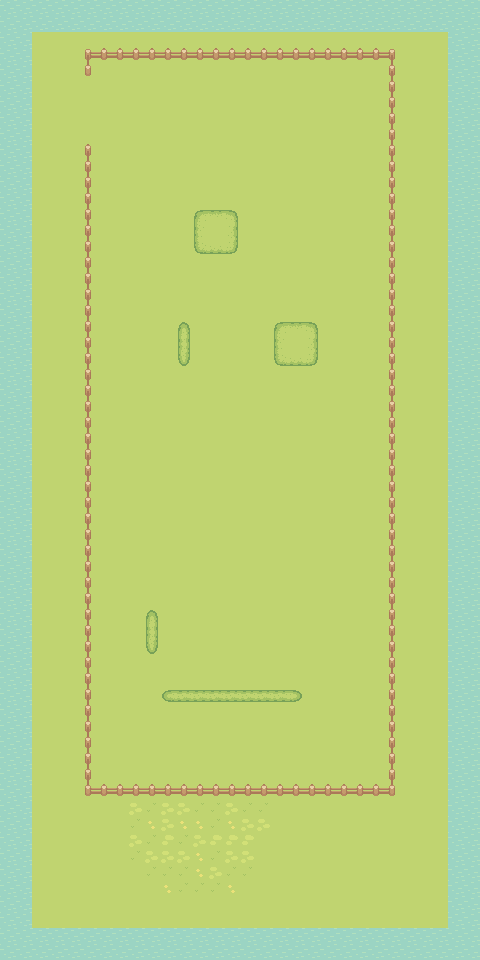

A level layout from a 2D game, rendered from its tile map. Below: a short description, then the map file with tile-grid data replaced by summaries:
An orthogonal 30x60 tile map with 16x16 px tiles, 4 tile layers (background, grass, water, fences), 5 tilesets.

<map version="1.2" tiledversion="1.2.0" orientation="orthogonal" renderorder="right-down" width="30" height="60" tilewidth="16" tileheight="16" infinite="0" nextlayerid="12" nextobjectid="1">
 <tileset firstgid="1" source="Grass.tsx" />
 <tileset firstgid="78" source="water.tsx" />
 <tileset firstgid="82" source="Fences.tsx" />
 <tileset firstgid="98" source="house.tsx" />
 <tileset firstgid="133" source="animals.tsx" />
 <layer id="3" name="background" width="30" height="60">
  <data>[1800 cells, 1800 non-empty, 5 distinct tile ids]</data>
 </layer>
 <layer id="6" name="grass" width="30" height="60">
  <data>[1800 cells, 33 non-empty, 15 distinct tile ids]</data>
 </layer>
 <layer id="8" name="water" width="30" height="60">
  <data>[1800 cells, 344 non-empty, 1 distinct tile ids]</data>
 </layer>
 <layer id="11" name="fences" width="30" height="60">
  <data>[1800 cells, 126 non-empty, 7 distinct tile ids]</data>
 </layer>
</map>
